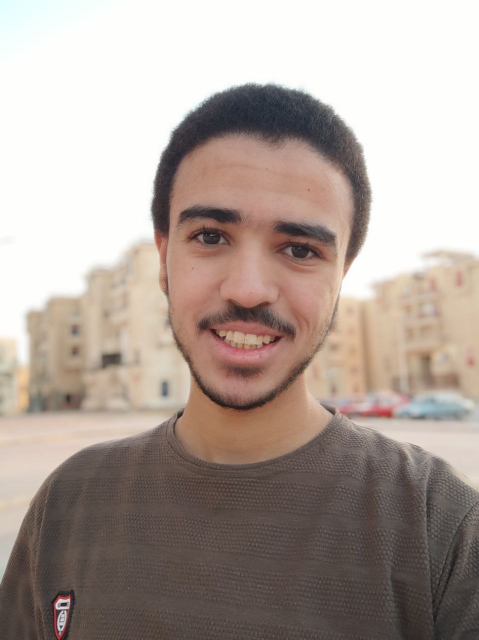
#> input picture CV/Sec4/image3.jpg, 958 x 1280 px, found by its file name (shown at 1/2 size)
$ python Section4.py
#> lines starting #> are read from the running program, lines starting #| are printed output that depends on the picture
"""
Created on 2023

@author: Hussein
"""

import cv2
import numpy as np

# Section 4

# Load the face, eye, and smile classifiers
face_detect = cv2.CascadeClassifier (r"Sec4\haarcascade_frontalface_default.xml")
eye_detect = cv2.CascadeClassifier (r"Sec4\haarcascade_eye.xml")
smile_detect = cv2.CascadeClassifier (r"Sec4\haarcascade_smile.xml")

img1 = cv2.imread(r"Sec4\image3.jpg",0 or 1 or -1)
#> img1 is the input picture: shape (1280, 958, 3); mean B, G, R 153.1, 160.8, 173.9
img1 = cv2.resize(img1, (750, 700))
#> img1: shape (700, 750, 3)


#detect faces

'''
This code performs face detection on an image using the Haar Cascade classifier in OpenCV.
The steps involved in this code are as follows:

1- Convert the original image img1 to grayscale using cv2.cvtColor() function.

2- Detect faces using the detectMultiScale() function of the face_detect classifier.
   The function returns a list of rectangles where faces are detected, and the (x,y,w,h) tuple
   represents the position of the detected face in the image.

3- For each detected face, draw a rectangle around it using the cv2.rectangle()
   function on the original color image img1. The (x,y) coordinate is the top-left corner of the rectangle,
    and (x+w,y+h) is the bottom-right corner. The (0,255,0) is the color of the rectangle and 2 is the thickness.

4- Crop the detected face region from the original image using the (x,y,w,h) tuple and assign it to the img2 variable.

5- Detect eyes in the face region using the detectMultiScale() function of the eye_detect classifier,
   which returns a list of rectangles where eyes are detected. For each detected eye,
   draw a rectangle around it using cv2.rectangle() on the cropped face region img2.

6- Detect smiles in the face region using the detectMultiScale() function of the smile_detect classifier,
   which returns a list of rectangles where smiles are detected. For each detected smile,
   draw a rectangle around it using cv2.rectangle() on the cropped face region img2.

7- Display the final image with all the rectangles drawn around the detected faces, eyes,
   and smiles using the cv2.imshow() function. cv2.waitKey(0) is used to wait for a key press before closing the window.

Overall, the code detects faces, eyes, and smiles in an image using Haar Cascade classifiers
and highlights them with rectangles on the original image.
'''

#detect faces by haar cascadein image

# Convert the image to grayscale
gray_img = cv2.cvtColor(img1,cv2.COLOR_BGR2GRAY)
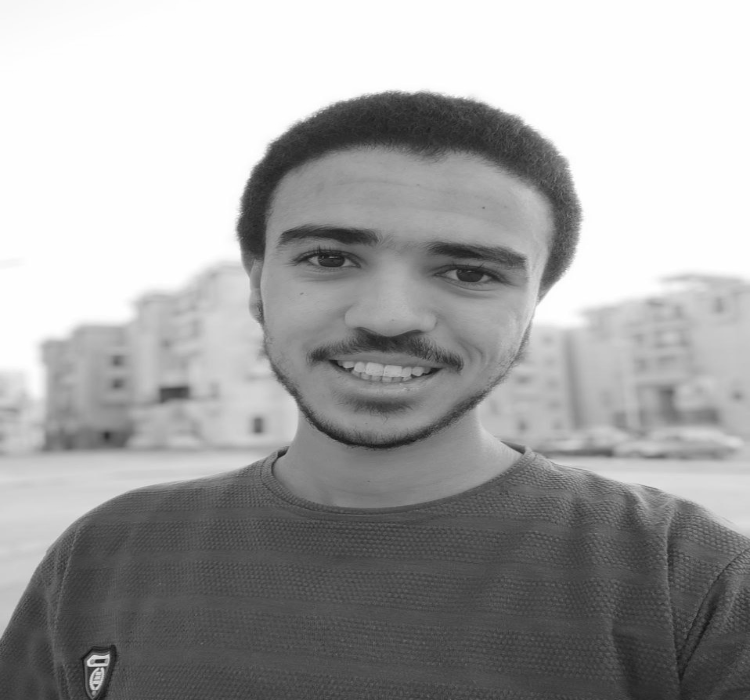
#> gray_img: shape (700, 750); min 20, max 255, mean 163.8

# Detect faces in the grayscale image
faces = face_detect.detectMultiScale(gray_img)
#> faces = [[216, 131, 351, 351]]

# For each detected face, draw a rectangle around it
for (x,y,w,h) in faces:
    cv2.rectangle(img1,(x,y),(x+w,y+h),(0,255,0),2)
    # Crop the detected face region from the original image
    img2 = img1[y:y+h,x:x+w]

    # Detect eyes in the face region and draw rectangles around them
    eyes = eye_detect.detectMultiScale(img2)
    for (ex,ey,ew,eh) in eyes:
        cv2.rectangle(img2,(ex,ey),(ex+ew,ey+eh),(0,0,255),2)

    # Detect smiles in the face region and draw rectangles around them
    smiles = smile_detect.detectMultiScale(img2,1.3,20)
    for(sx,sy,sw,sh)in smiles:
        cv2.rectangle(img2,(sx,sy),(sx+sw,sy+sh),(255,0,0),2)
#> this loop made 1 pass
#> (x, y, w, h, smiles) on pass 1: (216, 131, 351, 351, [[85, 219, 171, 86]])
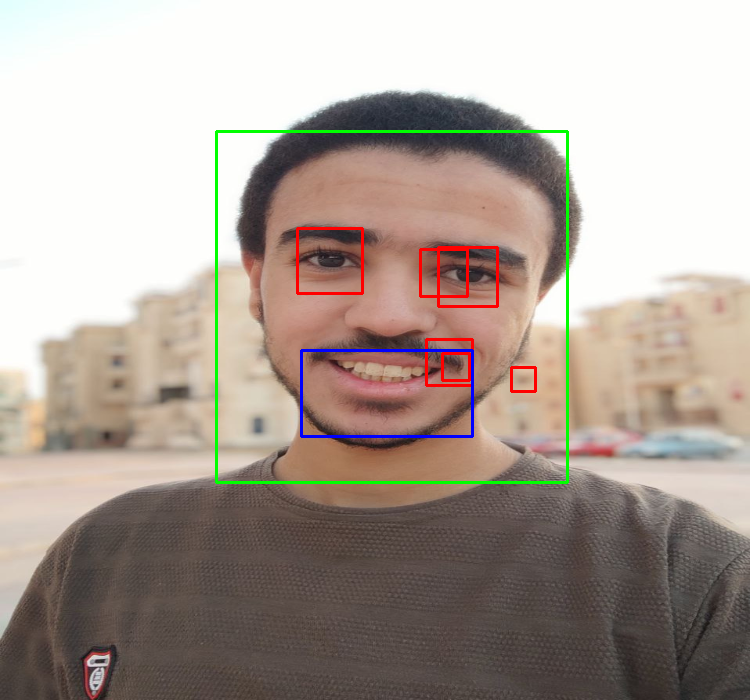
#> img1: shape (700, 750, 3); mean B, G, R 151.8, 160.6, 172.7
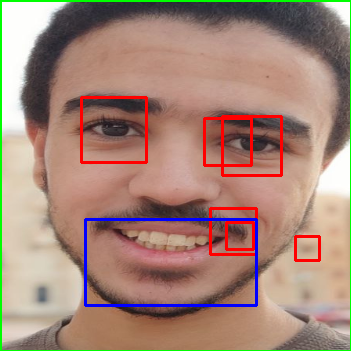
#> img2: shape (351, 351, 3); mean B, G, R 119.5, 133.1, 164.3

# Display the final image with all the rectangles drawn around the detected faces, eyes, and smiles
cv2.imshow("livee",img1)
cv2.waitKey(0)


'''
This code uses the OpenCV library to detect faces, eyes, and smiles in a video stream captured from
 the computer's default camera.

The code first creates a VideoCapture object called stream which initializes the default camera (device 0).

Then it checks if the camera is opened successfully using the isOpened() method. If the camera is not opened successfully,
 it prints an error message.

The code then enters a while loop which continues until the video stream is opened. Within the loop,
 it reads each frame from the video stream using the read() method of the stream object and converts the image
 to grayscale using cv2.cvtColor() method. Then, the detectMultiScale() method of the face_detect object is used to
 detect the faces in the grayscale image.

After detecting the faces, the code draws a green rectangle around each face using the cv2.rectangle() method.

Then, for each face, the code creates a new image called img2 containing only that face.
 The detectMultiScale() method of the eye_detect object is then used to detect the eyes in img2,
 and a red rectangle is drawn around each eye.

The detectMultiScale() method of the smile_detect object is used to detect the smiles in img2,
 and a blue rectangle is drawn around each smile.

Finally, the modified image with rectangles around faces, eyes, and smiles is displayed in a
 new window using cv2.imshow() method. The loop will continue until the user presses the "x" key,
 upon which the program will terminate by breaking out of the loop.

Finally, the code releases the video stream and destroys all the windows created by the program using release()
 and destroyAllWindows() method.
'''


# Initializing the video capture object from the camera
stream = cv2.VideoCapture(0)

# Checking if the camera is available and working
if (stream.isOpened() == False):
   print("Error opening video stream or file")

# Looping until the video is completed
while(stream.isOpened()):
    # Reading the frames from the camera
    st, frame = stream.read()
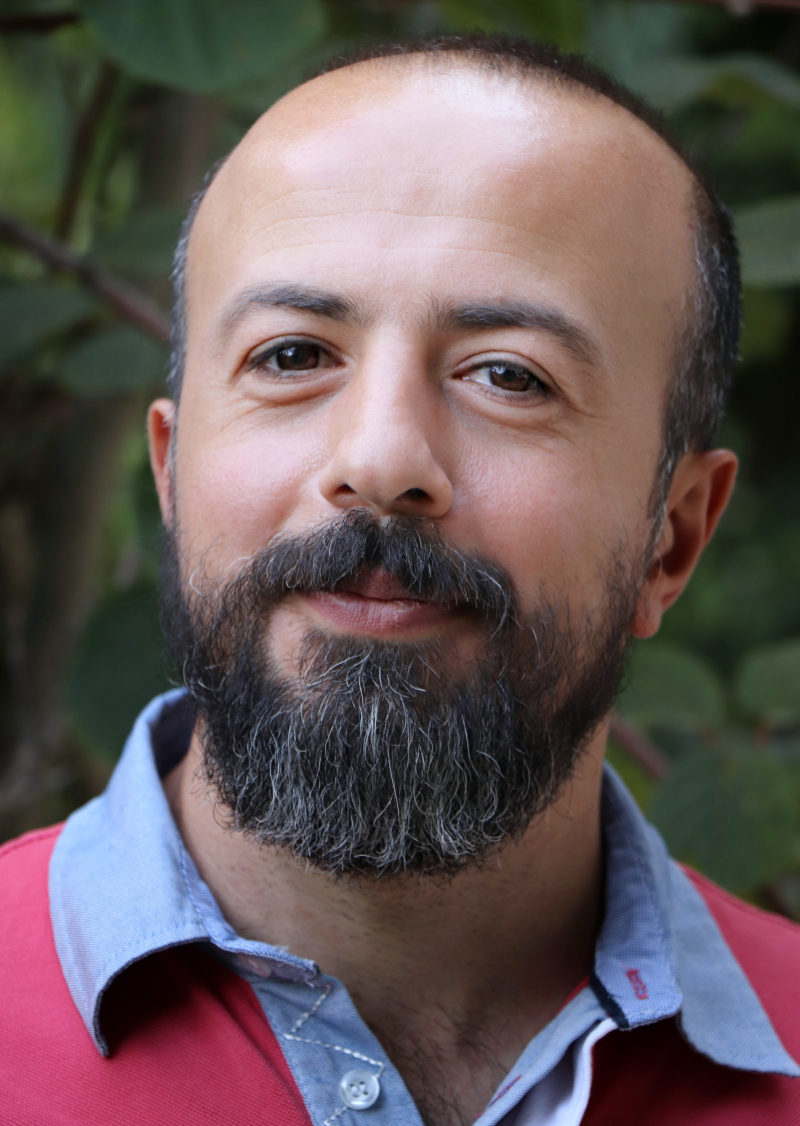
#> input picture CV/image.jpg, 3997 x 5629 px, given in place of the camera (shown at 1/5 size)
#> frame is the input picture: shape (5629, 3997, 3); mean B, G, R 88.1, 87.4, 101.6

    # Converting the frame to grayscale for face detection
    gray_img = cv2.cvtColor(frame, cv2.COLOR_BGR2GRAY)
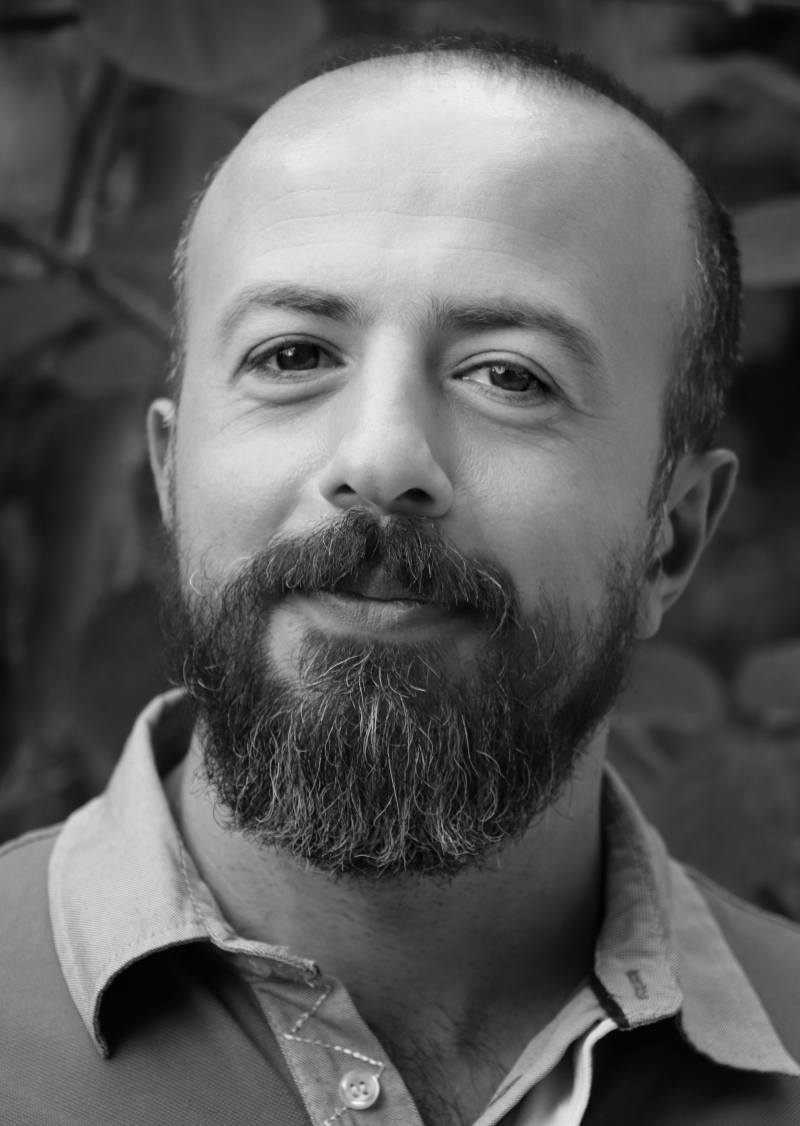
#> gray_img: shape (5629, 3997) (shown at 1/5 size); min 0, max 250, mean 91.7

    # Detecting faces in the grayscale image
    faces = face_detect.detectMultiScale(gray_img, 1.3, 5)
#> faces = [[1645, 4968, 121, 121], [417, 618, 3007, 3007]]

    # Looping through all the detected faces
    for (x,y,w,h) in faces:
        # Drawing a green rectangle around the detected face
        cv2.rectangle(frame,(x,y),(x+w,y+h),(0,255,0),2)

        # Cropping the detected face region
        img2 = frame[y:y+h, x:x+w]

        # Detecting eyes in the cropped face region
        eyes = eye_detect.detectMultiScale(img2)

        # Looping through all the detected eyes
        for (ex, ey, ew, eh) in eyes:
            # Drawing a red rectangle around the detected eye
            cv2.rectangle(img2, (ex, ey), (ex+ew, ey+eh), (0, 0, 255), 2)

        # Detecting smiles in the cropped face region
        smiles = smile_detect.detectMultiScale(img2, 1.3, 10)

        # Looping through all the detected smiles
        for(sx, sy, sw, sh) in smiles:
            # Drawing a blue rectangle around the detected smile
            cv2.rectangle(img2, (sx, sy), (sx+sw, sy+sh), (255, 0, 0), 2)
#> this loop made 2 passes
#> pass 1, `img2 = frame[y:y+h, x:x+w]`:
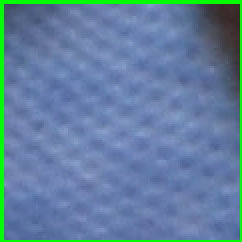
#> img2: shape (121, 121, 3) (shown 2 times larger); mean B, G, R 157.2, 128.2, 96.6
#> after the loop:
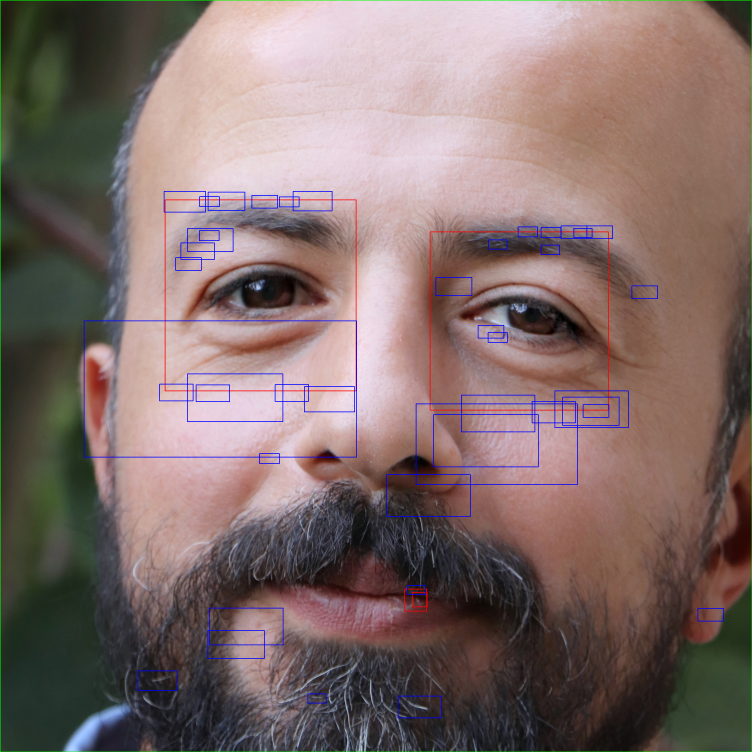
#> img2: shape (3007, 3007, 3) (shown at 1/4 size); mean B, G, R 107.2, 109.9, 129.5

    # Displaying the frame with the detected faces, eyes and smiles
    cv2.imshow("livee", frame)

    # Checking for the 'x' key press to exit the video capture
    if cv2.waitKey(50) & 0xff == ord("x"):
#> (key x is pressed here)
        break

# Releasing the video capture object and destroying all windows
stream.release()
cv2.destroyAllWindows()
